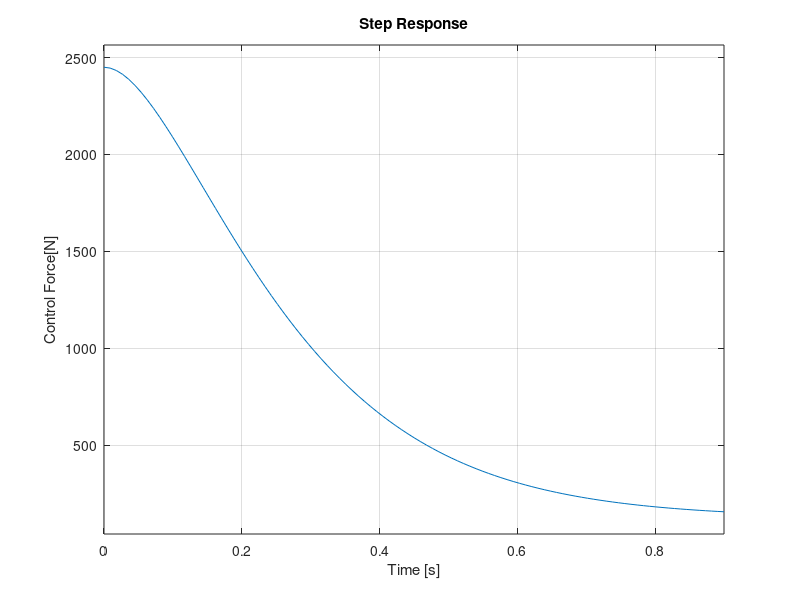

Write the MATLAB code that produced this figure.
%% Second Order System Feedback Gain Tuning
m=50;
b=700; k=125; Dg=6000;                  % b[Ns/cm] k[N/cm] m[kg]
sigma=b/(2*m); rho=k/m; eta=1/m;        % model coefficients
gc=(sigma^2-rho)/eta; gu=-rho/eta;      % critical and unstable gain
criDCG=eta/sigma^2;                     % critical DCG

%% Output Voltage Variation
subplot(211);
%g=gc+Dg; cltrfun=tf([eta], [1 2*sigma rho+g*eta]);          %under
%step(cltrfun); hold on; deltasq=sigma^2-rho-g*eta
%g=gc; cltrfun=tf([eta], [1 2*sigma rho+g*eta]);             %critical
%step(cltrfun); hold on; grid on; deltasq=sigma^2-rho-g*eta
%g=(gc+gu)/2; cltrfun=tf([eta], [1 2*sigma rho+g*eta]);      %over
%step(cltrfun); hold on; deltasq=sigma^2-rho-g*eta
%g=0; cltrfun=tf([eta], [1 2*sigma rho+g*eta]);              %open
%step(cltrfun); hold on; deltasq=sigma^2-rho-g*eta
g=gc; cltrfun=tf([eta/criDCG], [1 2*sigma rho+g*eta]);       %tuned
step(cltrfun); hold on;grid on;

%legend("UnderD", "CriticalD", "OverD")
ylabel('Table height y[cm]');

%% Controlled Force by way of Feedback
subplot(212);
%g=gc+Dg; exoinput=tf([1 2*sigma rho], [1 2*sigma rho+g*eta]);       %under
%step(exoinput); hold on; grid on;
%g=gc; exoinput=tf([1 2*sigma rho], [1 2*sigma rho+g*eta]);       %critical
%step(exoinput); hold on; grid on;
%g=(gc+gu)/2; exoinput=tf([1 2*sigma rho], [1 2*sigma rho+g*eta]);   %over
%step(exoinput); hold on; grid on;
%g=0; exoinput=tf([1 2*sigma rho], [1 2*sigma rho+g*eta]);           %open
%step(exoinput); hold on; grid on;
g=gc; exoinput=tf(1/criDCG*[1 2*sigma rho], [1 2*sigma rho+g*eta]);   %tuned
step(exoinput); hold on; grid on;

%legend("UnderD", "CriticalD", "OverD")
ylabel('Control Force[N]');

